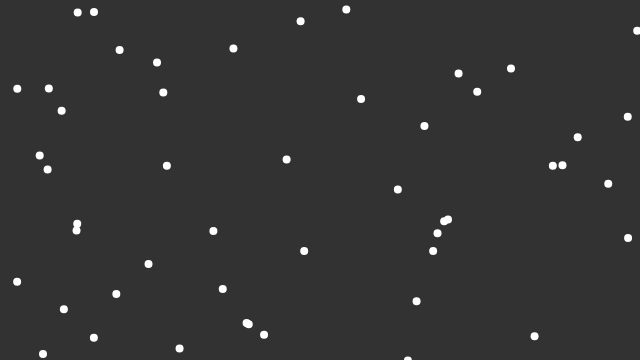
Frame 1 (no input)
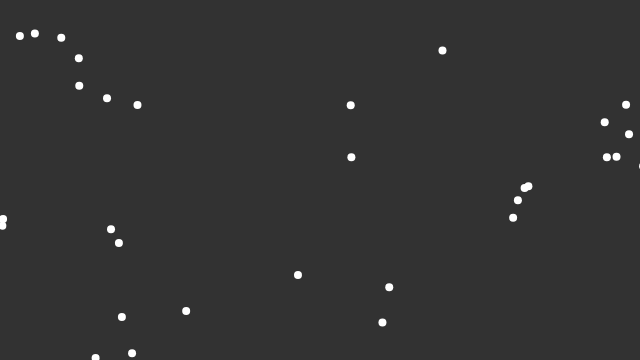
Frame 60 (no input)
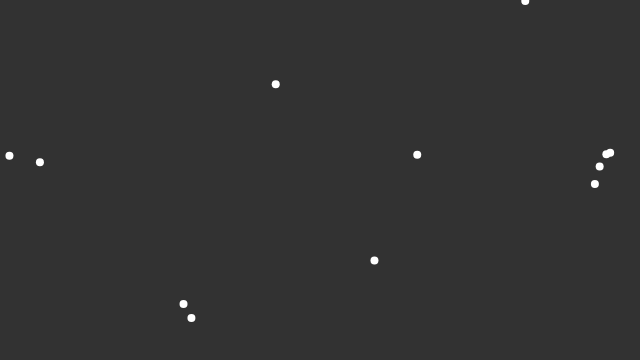
Frame 120 (the mouse pressed at the canvas centre since frame 60)

The p5.js sketch that drew these frames (run headless with seeded random() and noise() and a simulated clock; from frame 60 on, the mouse is pressed at the canvas centre):

// p5.js sketch
// ── sketch.js
// array to hold boids
const flock = [];

// setup canvas
function setup() {
    createCanvas(640, 360);
    // create many boids
    for(i=0; i<50; i++){
        // add new boids to canvas
        flock.push(new Boid());
    }
}

// draw function
function draw() {
    // set background color
    background(50);

    // for each boid in flock, call show func
    for(let boid of flock) {
        boid.flock(flock);
        boid.update();
        boid.show();
    }
}

// ── boid.js
class Boid {
    // constructor for each boid
    constructor() {
        this.position = createVector(random(width), random(height));
        this.velocity = p5.Vector.random2D();
        this.velocity.setMag(random(1, 2));
        this.acceleration = createVector();

    }

    // function to align boids with nearby other boids
    align(boids) {
        // variable for perception distance
        let perception = 30;
        // create variable for steer velocity
        let steerVel = createVector();
        // variable for total boids within range
        let total = 0;
        // for each other boid within perception range
        for (let other of boids) {
            // get distance between this boid and other
            let d = dist(this.position.x, this.position.y, other.position.x, other.position.y);
            // if within range and not itself
            if (other != this && d < perception) {
                // add its velocity to steering
                steerVel.add(other.velocity);
                total++;
            }
        }
        if (total > 0) {
            // divide steering velocity by number of other boids within range to get average velocity of flock
            // this is the direction we want boid to turn to
            steerVel.div(total);
            // subtract current velocity from steering
            steerVel.sub(this.velocity);
        }
        return steerVel;
    }

    flock(boids) {
        let alignment = this.align(boids);
        this.acceleration = alignment;
    }

    update() {
        // position is updated by adding velocity
        this.position.add(this.velocity);
        // velocity is updated by adding acceleration
        this.velocity.add(this.acceleration);
    }

    // show function
    show() {
        // set stroke weight and color
        strokeWeight(8);
        stroke(255);
        // place at boids position
        point(this.position.x, this.position.y);
         
    }
}
